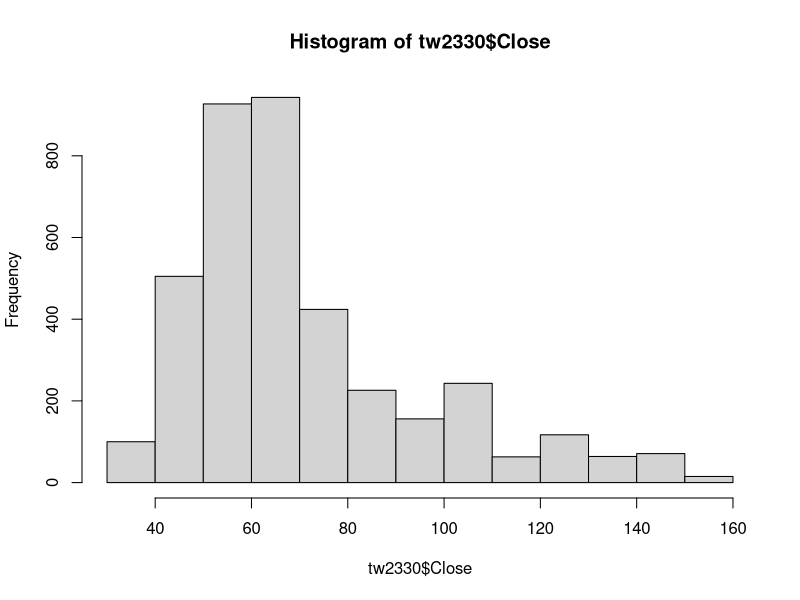
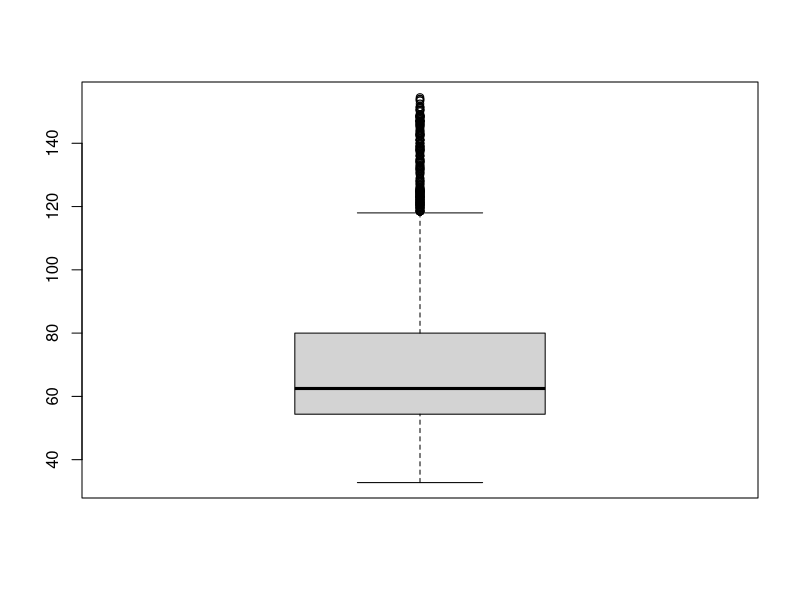
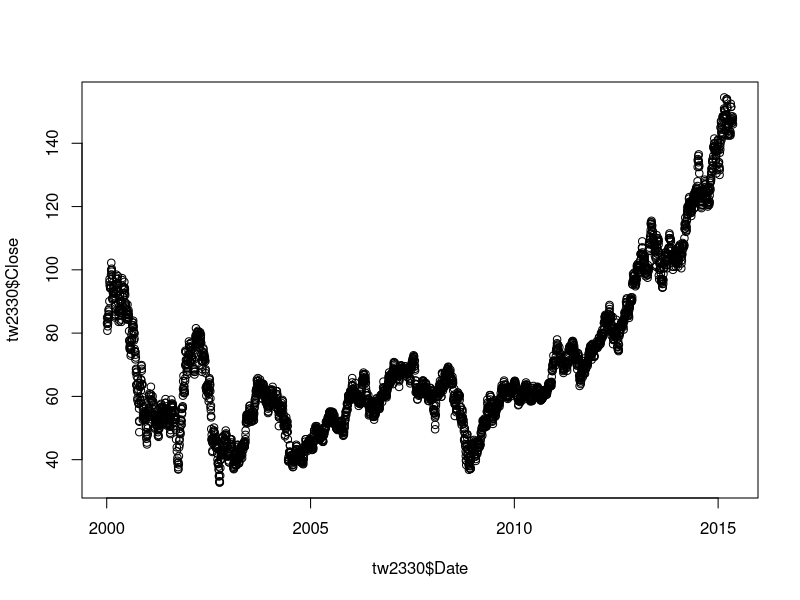

Write R code to recreate these figures, in order.
## ---- chunk 1
#download.file("http://real-chart.finance.yahoo.com/table.csv?s=2330.TW&d=2&e=14&f=2016&g=d&a=0&b=4&c=2000&ignore=.csv", "2330.csv")
## ---- chunk 2

tw2330 = read.csv("2330.csv", header=TRUE)
max(tw2330$Close)
min(tw2330$Close)
summary(tw2330$Close)
hist(tw2330$Close)
boxplot(tw2330$Close)

lower_bound = max(min(tw2330$Close), median(tw2330$Close) - 1.5 * IQR(tw2330$Close))
upper_bound = min(max(tw2330$Close), median(tw2330$Close) + 1.5 * IQR(tw2330$Close))

class(tw2330)
str(tw2330)
tw2330$Date = as.Date(tw2330$Date)
str(tw2330)
plot(tw2330$Date, tw2330$Close)
tw2330$tf = tw2330$Close - tw2330$Open > 0
table(tw2330$tf)

